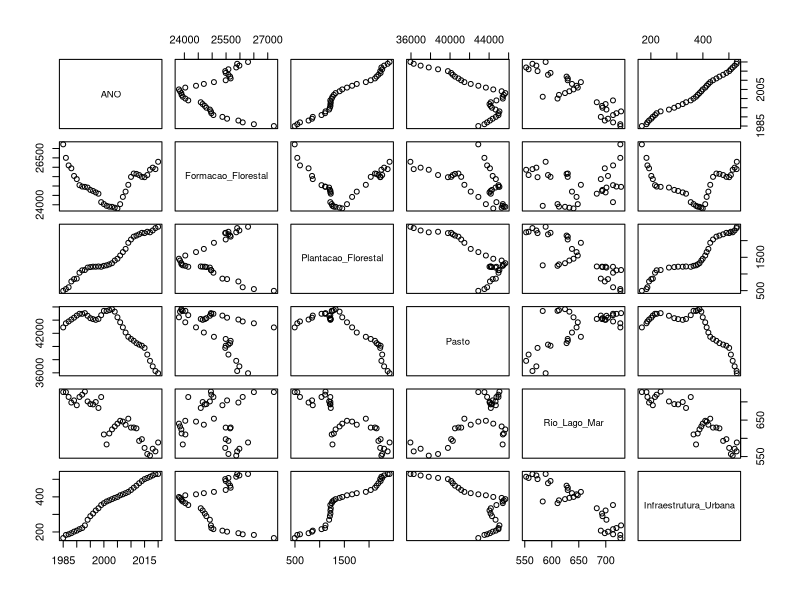
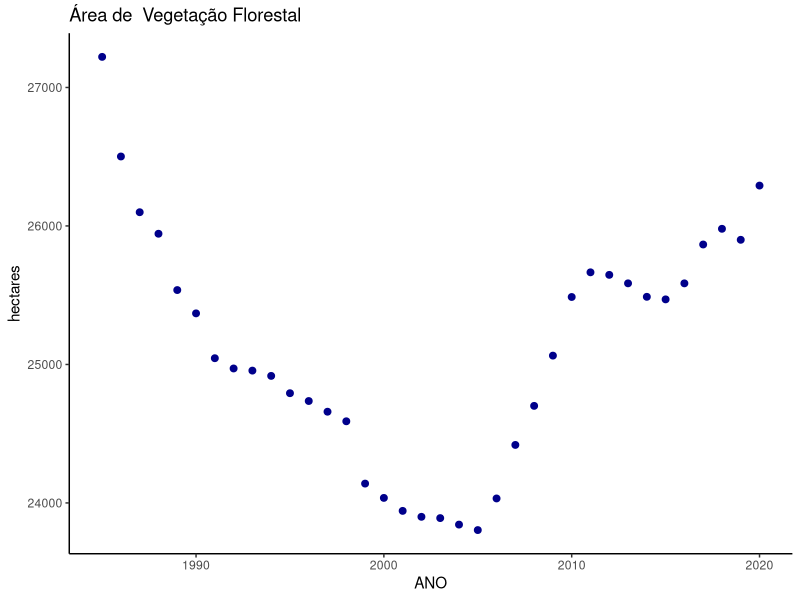
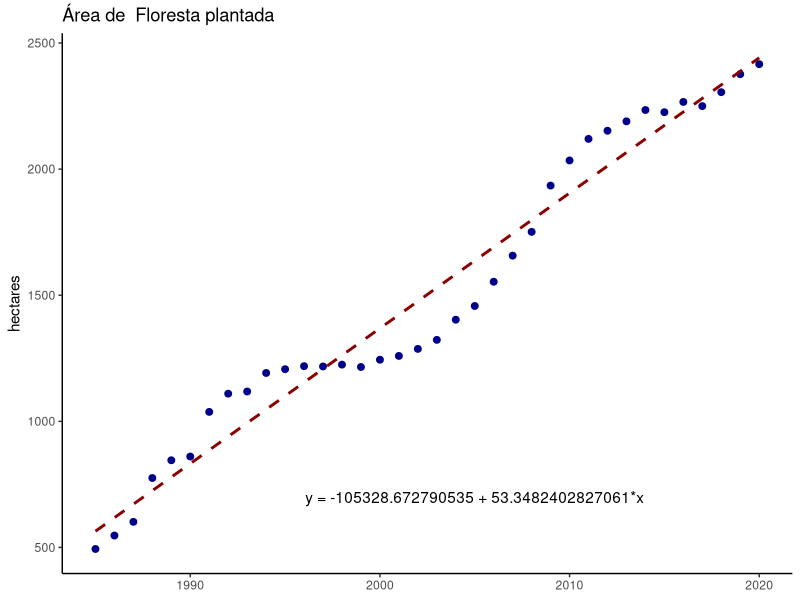
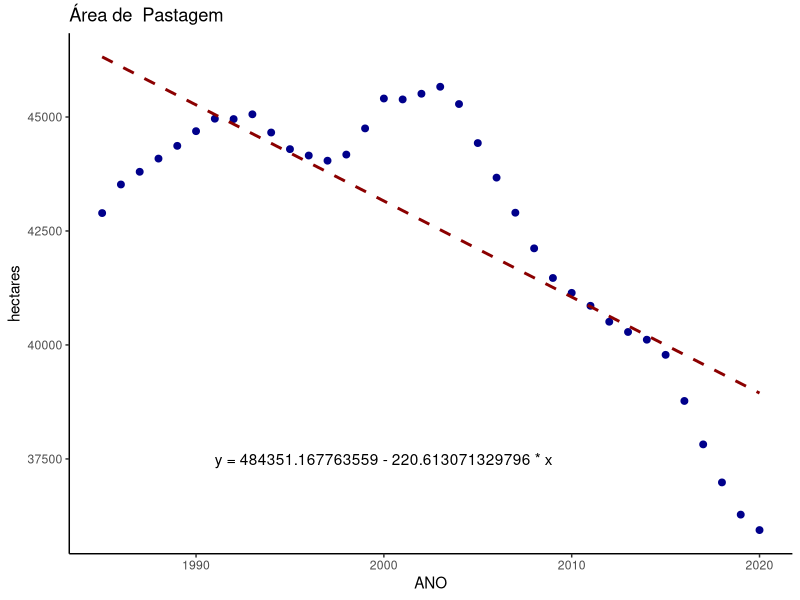
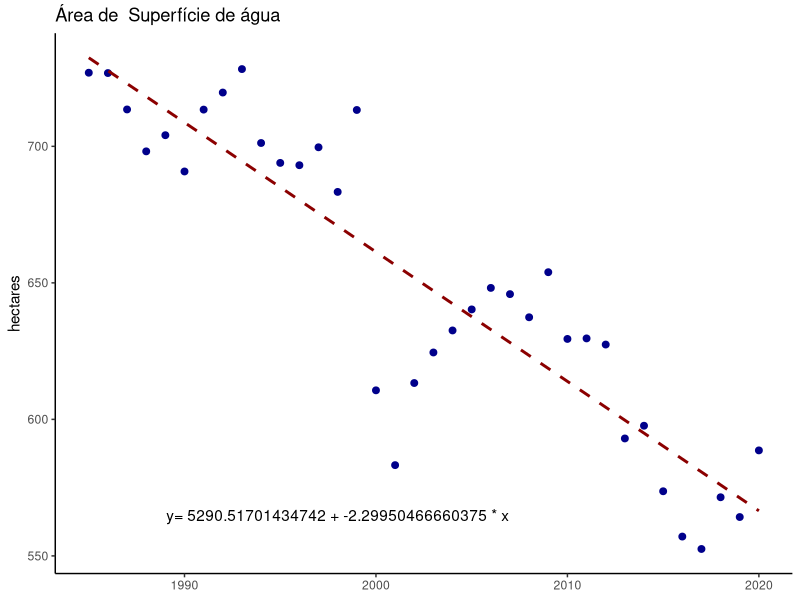
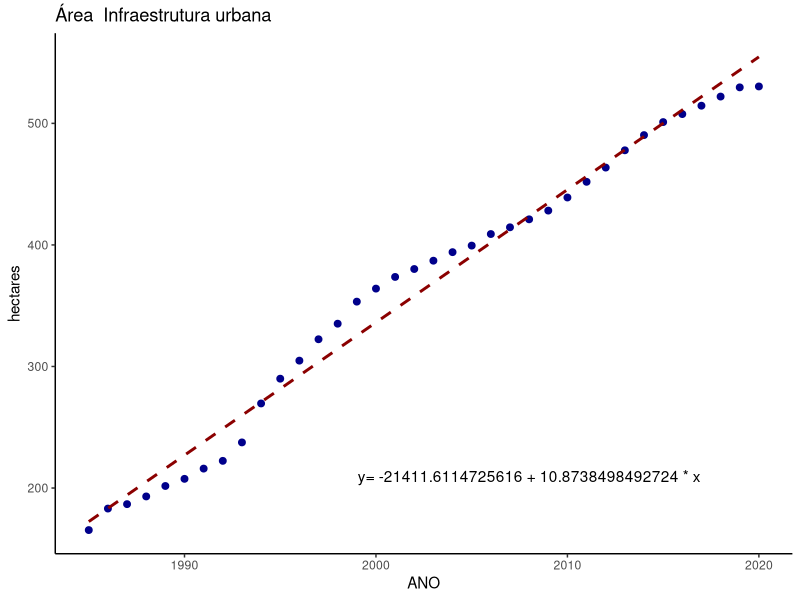
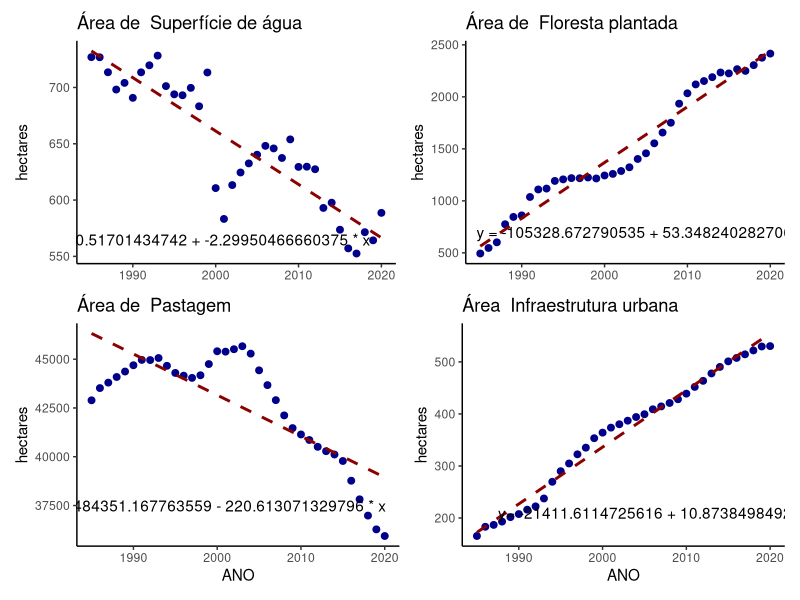
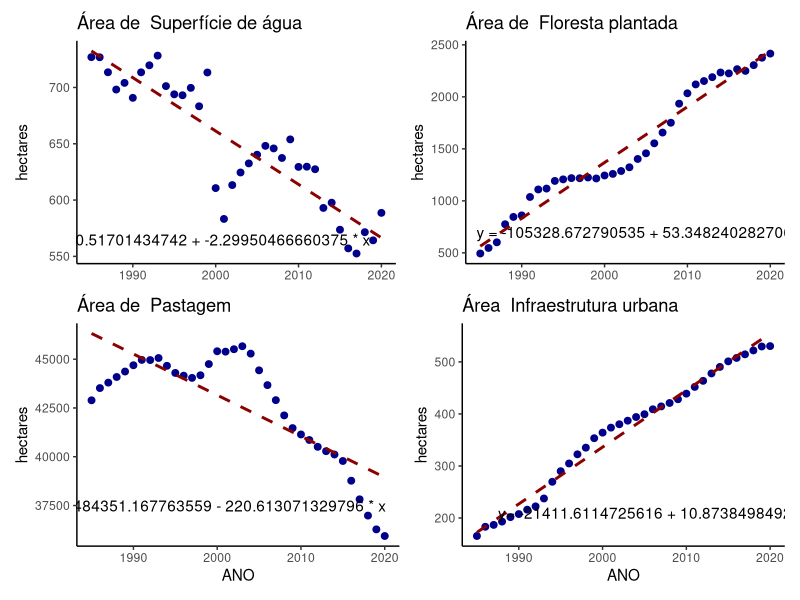

Write the R code that produced these figures, in order. (Note: this script raises an error after producing the figures.)
#install.packages('tidyr')
#install.packages('rlist')
#install.packages('ggplot2')
#install.packages('patchwork')

library(ggplot2)
library(readr)
library(stringr)
library(tidyr)
library(dplyr)
library(rlist)
library(patchwork)

denvar.water = 'Superfície de água'
denvar.pasto = 'Pastagem'
denvar.florestaplantada = 'Floresta plantada'
denvar.florestanatural = 'Vegetação Florestal'
denvar.urbanizada = 'Infraestrutura urbana'

# Função para obter as variáveis estatísticas para análise e interpretação dos dados.
analisamodelo <- function (summary){
  #Dispersion parameter for gaussian family taken to be
  dpgf <- summary$dispersion
  
  #Residual deviance
  rd <- summary$deviance
  
  #Degrees of dispersion - DF / Grau de liberdade()
  dfl <- summary$df.residual
  
  intercept <- summary[["coefficients"]][1]
  variavel <- summary[["coefficients"]][2][1]
  dependente <- summary[["terms"]][[2]]
  independente <- summary[["terms"]][[3]]
  relacao <-  rd/dfl
  index <- dpgf/relacao #se for próximo de 1 a relação é significatica
  equacao <- paste('y=', intercept, '+', variavel, '* x')
  return (c(Dispersion_parameter=dpgf, Residual_deviance=rd,     degrees_of_freedom=dfl, est_intercept = intercept, est_dependente=variavel, var_dependente=dependente, var_independente=independente, relacao=relacao, index=index, equacao=equacao))
}

coverage <- read_csv("datasets/mapbiomas-brazil-collection-71-doce-area.csv", show_col_types = FALSE)

#Seleção de variáveis de interesse neste estudo
var_interesse <- c("ANO", "Forest Formation", "Forest Plantation", "Pasture" , "River, Lake and Ocean", "Urban Infrastructure" )
coverage <- coverage%>%select("area", 'band', 'class_name')
coverage
colnames(coverage) <- c('AREA_HA', 'ANO', 'CLASSE')
coverage$ANO <- str_replace(coverage$ANO, 'classification_', '')
coverage <- coverage %>% filter(CLASSE %in% var_interesse)
coverage <- spread(coverage, CLASSE, AREA_HA)
coverage$ANO <- as.integer(coverage$ANO)

colnames(coverage) <- c("ANO", "Formacao_Florestal", "Plantacao_Florestal", "Pasto" , "Rio_Lago_Mar", "Infraestrutura_Urbana" )

water <- read_csv("datasets/mapbiomas-brazil-collection-10-doce-area.csv", show_col_types = FALSE)
water <- water %>% select(band, area)
colnames(water) <- c('ANO', 'WATER_COVERAGE_HA')
water$ANO <- str_replace(water$ANO, 'water_coverage_', '')
water$ANO <- as.integer(water$ANO)

dataset <- merge(coverage, water)
dataset$Rio_Lago_Mar = dataset$WATER_COVERAGE_HA
#Remove variável da memória, apartir desta linha consideramos a variável "dataset"
rm(coverage)
rm(water)
dataset <- dataset%>%select(-WATER_COVERAGE_HA)
attach(dataset)
set.seed(2023)
colnames((dataset))
plot(dataset)
#Variável para armazenar a lista com os dados dos modelos para posterior avaliação
modelos = list()

#### 1 - Análise: Formacao_Florestal~ANO
m1 <- glm(Formacao_Florestal~ANO)
mnulo1 <- glm(Formacao_Florestal~1)

anova.md1 <- anova(m1, mnulo1, test='F')
summary.m1 <- summary(m1)

dt.modelo1 <- analisamodelo(summary.m1)
modelos <- append(modelos, dt.modelo1)

#### 1.1 - Gráfico: Formacao_Florestal~ANO
#plot(Formacao_Florestal~ANO, ylab="Formação florestal plantada (ha)", xlab=dt.modelo1$var_independente, pch=16,las=1,bty="l")
chart.m1 <- ggplot(data=dataset, aes(y=Formacao_Florestal, x=ANO)) + 
  geom_point(color='darkblue', size=2) +
  theme(
    axis.line = element_line(),
    panel.grid.major = element_blank(),
    panel.grid.minor = element_blank(),
    panel.border = element_blank(),
    panel.background = element_blank()
  ) +
  labs(
    #x = 'ANO',
    y = 'hectares',
    title = paste('Área de ', denvar.florestanatural)
  ) #+ annotate("text", x = 1990, y = 0, label = equacao) 
  #facet_grid(Formacao_Florestal + Plantacao_Florestal~ANO)
chart.m1

################################################################################
#### 2 - Análise: Plantacao_Florestal~ANO
m2 <- glm(Plantacao_Florestal~ANO)
mnulo2 <- glm(Plantacao_Florestal~1)

anova.md2 <- anova(m2, mnulo2, test='F')
summary.m2 <- summary(m2)

dt.modelo2 <- analisamodelo(summary.m2)
modelos <- append(modelos, dt.modelo2)
anova.md2
dt.modelo2
#### 2.1 - Gráfico: Plantacao_Florestal~ANO
chart.m2 <- ggplot(data=dataset, aes(y=Plantacao_Florestal, x=ANO)) + 
  geom_point(color='darkblue', size=2) + 
  theme(
    axis.line = element_line(),
    axis.title.x = element_blank(),
    panel.grid.major = element_blank(),
    panel.grid.minor = element_blank(),
    panel.border = element_blank(),
    panel.background = element_blank()
  ) +
  stat_smooth(method = "lm",
  linetype="dashed", color="darkred", se = FALSE, size = 1) +
  labs(
    #x = 'ANO',
    y = 'hectares',
    title = paste('Área de ', denvar.florestaplantada)
  ) +
  annotate("text", x = 2005, y = 700, label = "y = -105328.672790535 + 53.3482402827061*x", parse = FALSE)
chart.m2



################################################################################
#### 3 - Análise: Pasto~ANO
m3 <- glm(Pasto~ANO)
mnulo3 <- glm(Pasto~1)

anova.md3 <- anova(m3, mnulo3, test='F')
summary.m3 <- summary(m3)

dt.modelo3 <- analisamodelo(summary.m3)
modelos <- append(modelos, dt.modelo3)
anova.md3
dt.modelo3
1.531e-09<0.05
#### 3.2 - Gráfico: Pasto~ANO
#Pasto~ANO
chart.m3 <- ggplot(data=dataset, aes(y=Pasto, x=ANO)) + 
  geom_point(color='darkblue', size=2) +
  theme(
    axis.line = element_line(),
    panel.grid.major = element_blank(),
    panel.grid.minor = element_blank(),
    panel.border = element_blank(),
    panel.background = element_blank()
  ) +
  stat_smooth(method = "lm",
              linetype="dashed", color="darkred", se = FALSE, size = 1) +
  annotate("text", y = 37500, x = 2000, label = "y = 484351.167763559 - 220.613071329796 * x", parse = FALSE) +
  labs(
    #x = 'ANO',
    y = 'hectares',
    title = paste('Área de ', denvar.pasto)
  )

chart.m3
summary.m3


################################################################################
#### 4 - Análise: Rio_Lago_Mar~ANO
m4 <- glm(Rio_Lago_Mar~ANO)
mnulo4 <- glm(Rio_Lago_Mar~1)

anova.md4 <- anova(m4, mnulo4, test='F')
summary.m4 <- summary(m4)

dt.modelo4 <- analisamodelo(summary.m4)
modelos <- append(modelos, dt.modelo4)
anova.md4
dt.modelo4
8.235e-08<0.05
chart.m4 <- ggplot(data=dataset, aes(y=Rio_Lago_Mar, x=ANO)) + 
  geom_point(color='darkblue', size=2) +
  theme(
    axis.line = element_line(),
    axis.title.x = element_blank(),
    panel.grid.major = element_blank(),
    panel.grid.minor = element_blank(),
    panel.border = element_blank(),
    panel.background = element_blank()
  ) +
  stat_smooth(method = "lm",
              linetype="dashed", color="darkred", se = FALSE, size = 1) +
  annotate("text", y = 565, x = 1998, label = "y= 5290.51701434742 + -2.29950466660375 * x", parse = FALSE) +
  labs(
    x = 'ANO',
    y = 'hectares',
    title = paste('Área de ', denvar.water)
  )
chart.m4


################################################################################
#### 5 - Análise: Infraestrutura_Urbana~ANO
m5 <- glm(Infraestrutura_Urbana~ANO)
mnulo5 <- glm(Infraestrutura_Urbana~1)

anova.md5 <- anova(m5, mnulo5, test='F')
summary.m5 <- summary(m5)

dt.modelo5 <- analisamodelo(summary.m5)
modelos <- append(modelos, dt.modelo5)
anova.md5
dt.modelo5
summary.m5
2.2e-16<0.05
chart.m5 <- ggplot(data=dataset, aes(y=Infraestrutura_Urbana, x=ANO)) + 
  geom_point(color='darkblue', size=2) +
  theme(
    axis.line = element_line(),
    panel.grid.major = element_blank(),
    panel.grid.minor = element_blank(),
    panel.border = element_blank(),
    panel.background = element_blank()
  ) +
  stat_smooth(method = "lm",
            linetype="dashed", color="darkred", se = FALSE, size = 1) +
  annotate("text", y = 210, x = 2008, label = "y= -21411.6114725616 + 10.8738498492724 * x", parse = FALSE) +
  labs(
    x = 'ANO',
    y = 'hectares',
    title = paste('Área ', denvar.urbanizada)
  )
chart.m5

charts1 <- (chart.m4 | chart.m2) / (chart.m3 | chart.m5)
charts1 + annotate("text", y = 0, x = 0, label = "figura 01")
charts1
colnames(dataset)
530/387
1080/1.369509
1080*2
2*788


################################################################################
#### 6 - Análise: Rio_Lago_Mar~Infraestrutura_Urbana
m6 <- glm(Rio_Lago_Mar~Infraestrutura_Urbana)
mnulo6 <- glm(Rio_Lago_Mar~1)

anova.md6 <- anova(m6, mnulo6, test='F')
summary.m6 <- summary(m6)

dt.modelo6 <- analisamodelo(summary.m6)
modelos <- append(modelos, dt.modelo6)
anova.md6
dt.modelo6
summary.m6
anova.md6$`Pr(>F)`<0.05

chart.m6 <- ggplot(data=dataset, aes(x=Infraestrutura_Urbana, y=Rio_Lago_Mar)) + 
  geom_point(color='darkblue', size=5) +
  theme(
    axis.line = element_line(),
    panel.grid.major = element_blank(),
    axis.title = element_text(size=18),
    panel.grid.minor = element_blank(),
    panel.border = element_blank(),
    panel.background = element_blank(),
    plot.caption = element_text(hjust = 0, size=22, face = "italic"),
    axis.text.y = element_text(angle = 0, vjust = 0.5, hjust=1, size=14),
    axis.text.x = element_text(size=14)
  ) +
  stat_smooth(method = "lm",
              linetype="dashed", color="darkred", se = FALSE, size = 1) +
  annotate("text", size = 10, x = 400, y = 725, label = "y = 765.509767577184 - 0.219415393368874 * x", parse = FALSE) +
  labs(
    y = paste(denvar.water, '(ha)'),
    x = paste('Área ', denvar.urbanizada),
    caption = "Figura 04 - relação entre a área de superfície de água e infra estrutura urbana", loc='leftbottom'
  )
chart.m6
summary.m6
dt.modelo6
colnames(dataset)


################################################################################
#### 7 - Análise: Rio_Lago_Mar~Plantacao_Florestal
m7 <- glm(Rio_Lago_Mar~Plantacao_Florestal)
mnulo7 <- glm(Rio_Lago_Mar~1)

anova.md7 <- anova(m7, mnulo7, test='F')
summary.m7 <- summary(m7)

dt.modelo7 <- analisamodelo(summary.m7)
modelos <- append(modelos, dt.modelo7)
anova.md7
dt.modelo7
anova.md7$`Pr(>F)`<0.05

chart.m7 <- ggplot(data=dataset, aes(x=Plantacao_Florestal, y=Rio_Lago_Mar)) + 
  geom_point(color='darkblue', size=5) +
  theme(
    axis.line = element_line(),
    axis.title = element_text(size=18),
    panel.grid.major = element_blank(),
    panel.grid.minor = element_blank(),
    panel.border = element_blank(),
    panel.background = element_blank(),
    plot.caption = element_text(hjust = 0, size=22, face = "italic"),
    axis.text.y = element_text(angle = 0, vjust = 0.5, hjust=1, size=14),
    axis.text.x = element_text(size=14)
  ) +
  stat_smooth(method = "lm",
              linetype="dashed", color="darkred", se = FALSE, size = 1) +
  annotate("text", size=10, x = 1800, y = 730, label = "y = 771.49880872459 - 0.0811982098441572 * x", parse = FALSE) +
  labs(
    y = paste(denvar.water, '(ha)'),
    x = paste('Área de ', denvar.florestaplantada, ' (ha)'),
    caption = "Figura 03", loc='leftbottom'
  )
chart.m7
summary.m7
dt.modelo7

788*1.4

################################################################################
#### 8 - Análise: Rio_Lago_Mar~Pasto
m8 <- glm(Rio_Lago_Mar~Pasto)
mnulo8 <- glm(Rio_Lago_Mar~1)

anova.md8 <- anova(m8, mnulo8, test='F')
summary.m8 <- summary(m8)

dt.modelo8 <- analisamodelo(summary.m8)
modelos <- append(modelos, dt.modelo8)
anova.md8
dt.modelo8
anova.md8$`Pr(>F)`<0.05

chart.m8 <- ggplot(data=dataset, aes(x=Pasto, y=Rio_Lago_Mar)) + 
  geom_point(color='darkblue', size=5) +
  theme(
    axis.line = element_line(),
    panel.grid.major = element_blank(size=18),
    axis.title = element_text(),
    panel.grid.minor = element_blank(),
    panel.border = element_blank(),
    panel.background = element_blank(),
    plot.caption = element_text(hjust = 0, size=22, face = "italic"),
    axis.text.y = element_text(angle = 0, vjust = 0.5, hjust=1, size=14),
    axis.text.x = element_text(size=14)
  ) +

  stat_smooth(method = "lm",
              linetype="dashed", color="darkred", se = FALSE, size = 1) +
  annotate("text", size=10, x = 39700, y = 700, label = "y = 81.4364024310247 + 0.0133243204093905 * x", parse = FALSE) +
  labs(
    y = paste(denvar.water, ' (ha)'),
    x = paste(denvar.pasto, ' (ha)'),
    caption = "Figura 02", loc='leftbottom'
  )
chart.m8

summary.m8
dt.modelo8

8.144e+01
